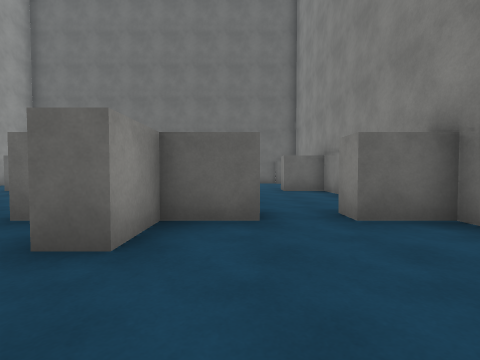
[1] (above)

19 first-person views from a walk through a 3-D level made in the Unity game engine. The camera is 1.2 m above the floor, tilts 2° down and sees 85° across. The floor is counted in squares, 2 m on a side. Each view is taken from the middle of a square. On the plan, view 1 faces up. The plan holds only what a view shows up to about 9 squares ahead; the rest is blank. The place goes on beyond the plan. The player character is not drawn. Some surface patterns are stand-ins.

[2]
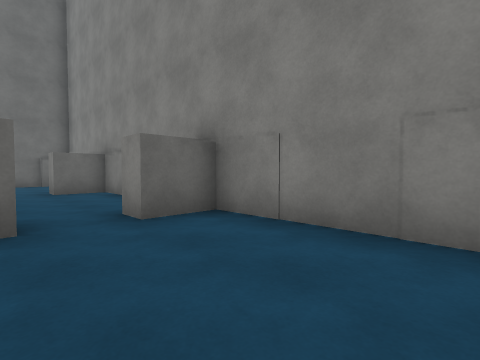

[3]
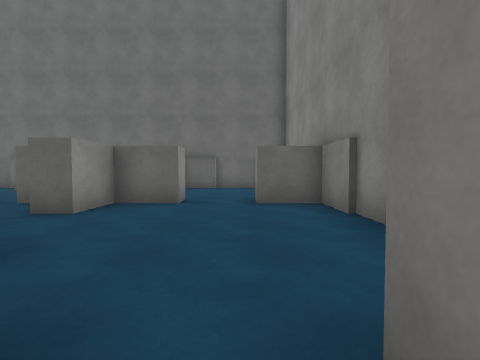

[4]
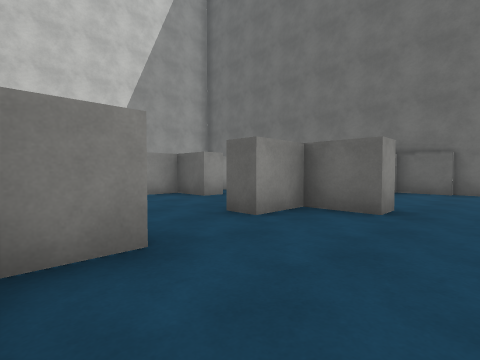

[5]
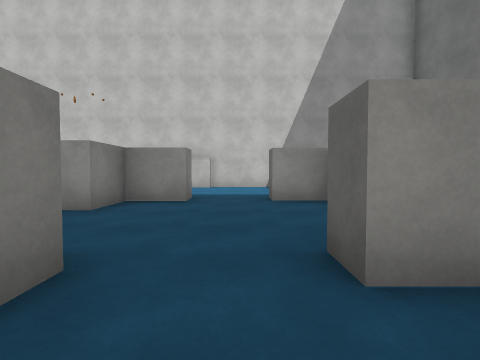

[6]
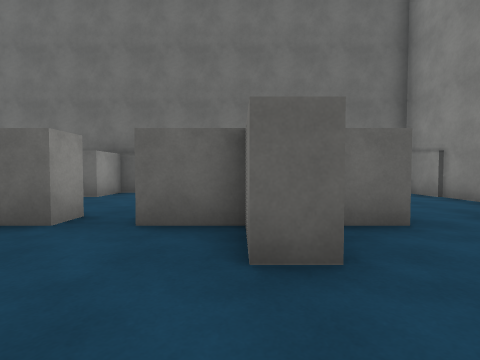

[7]
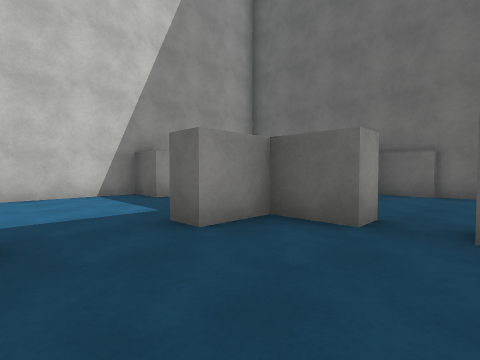

[8]
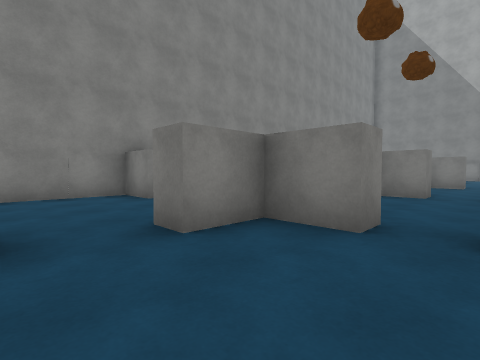

[9]
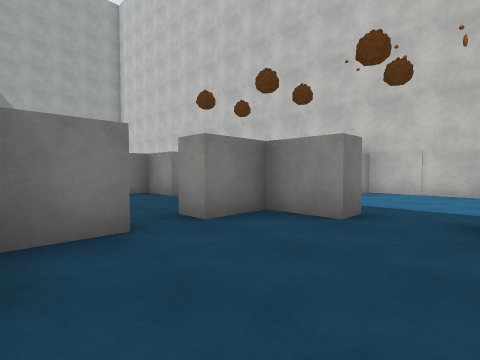

[10]
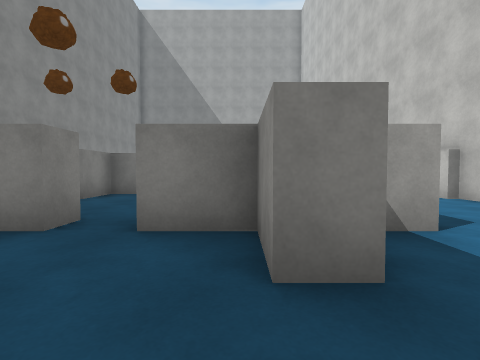

[11]
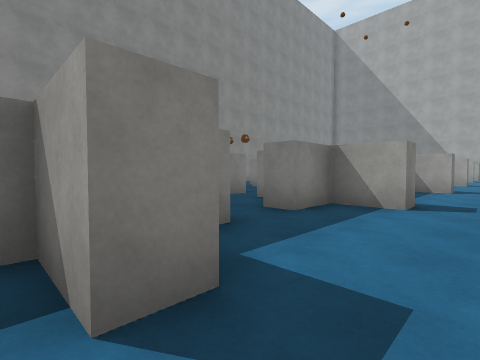

[12]
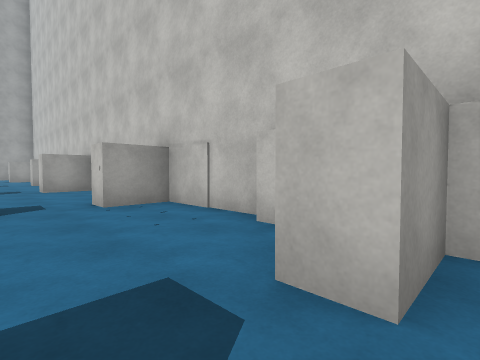

[13]
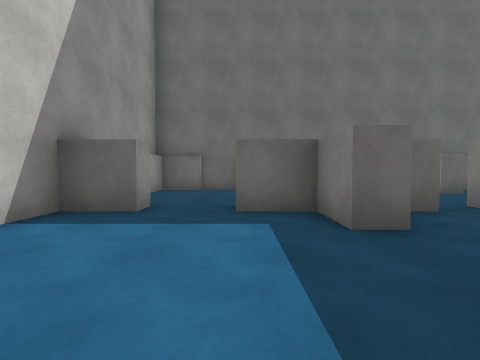

[14]
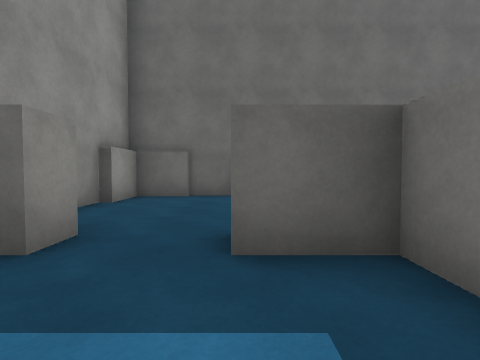

[15]
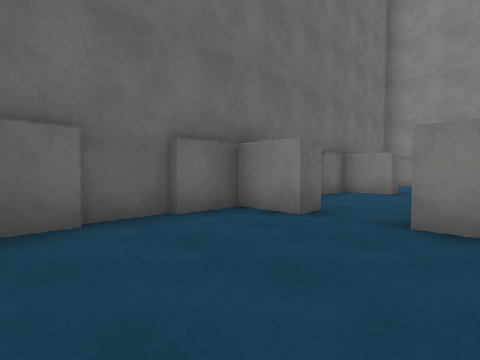

[16]
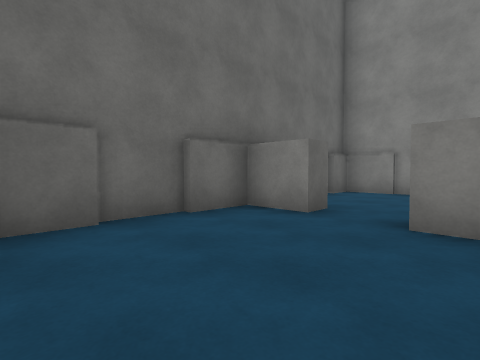

[17]
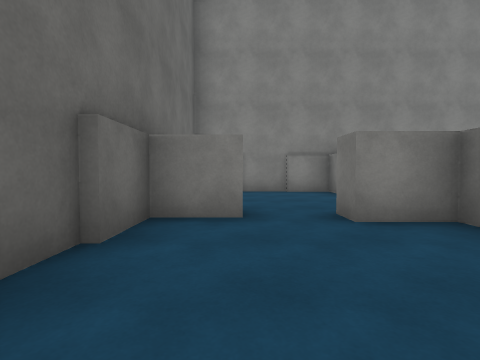

[18]
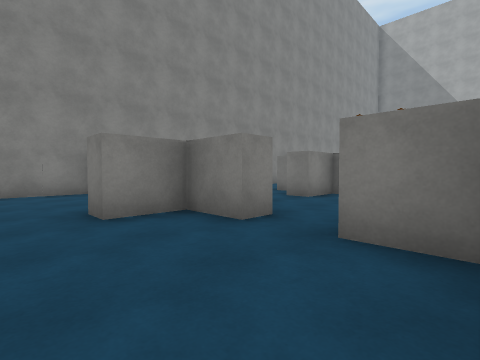

[19]
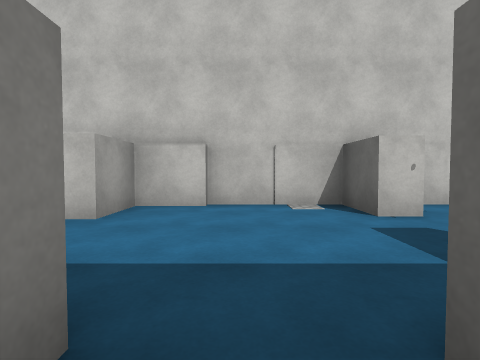

### Floor plan
Key: @ floor where view 1 was taken; # wall or solid block; x gap in a wall; . floor.
Columns run from 10 left of view 1 to 3 right of it. Each row starts with its distance up from view 1.
 13 ##############
 12 #...#....#...#
 11 #...#....#...#
 10 #............#
  9 #...#...#....#
  8 ##.###xx##..##
  7 #...#...#....#
  6 #............#
  5 #...#........#
  4 #...#....#...#
  3 ##..###.###.##
  2 #...#....#...#
  1 #............#
  0 #...#...#.@..#
 -1 ##..##xx##  ##
 -2 #...#...
 -3 #........
 -4 #...#....#
 -5 ##.###..##
 -6   ..  ..
 -7   ..  ..
 -8        .
 -9        x#

Where each view was taken, in squares from view 1:
view 1: 0 up, 0 right, facing up
view 2: 0 up, 0 right, facing up-right
view 3: 3 up, 1 right, facing up
view 4: 4 up, 1 right, facing up-left
view 5: 6 up, 0 right, facing left
view 6: 5 up, 2 left, facing up
view 7: 5 up, 3 left, facing up-left
view 8: 2 up, 4 left, facing down-right
view 9: 2 up, 2 left, facing down-left
view 10: 2 up, 5 left, facing down
view 11: 4 up, 8 left, facing down-right
view 12: 4 up, 7 left, facing down-left
view 13: 4 up, 7 left, facing up
view 14: 6 up, 7 left, facing up
view 15: 9 up, 9 left, facing up-right
view 16: 9 up, 5 left, facing up-right
view 17: 11 up, 5 left, facing right
view 18: 6 up, 5 left, facing down-right
view 19: 3 down, 5 left, facing left
